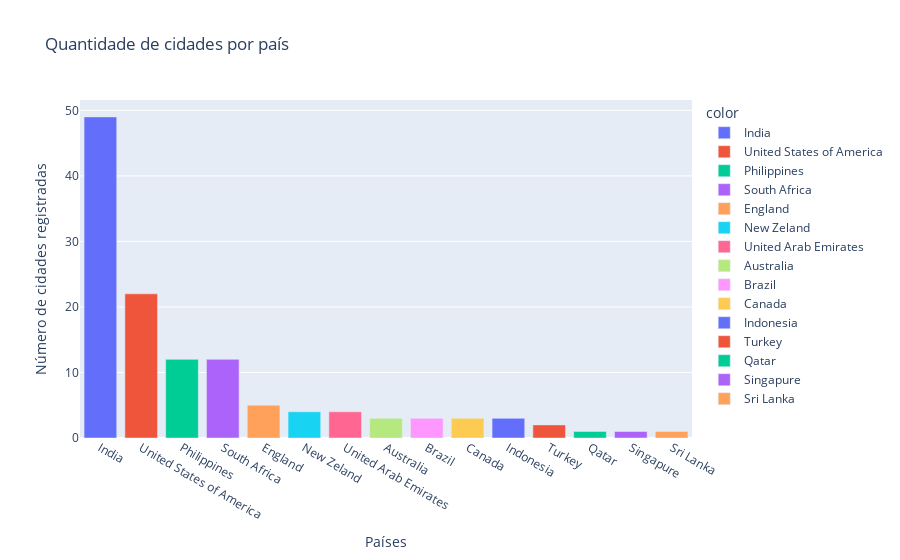

Notebook cell for this chart:
### Markdown cell above
### Quantidade de cidades por país

### Code cell
df_aux = (data[['country', 'city']]
.groupby('country')
.nunique()
.sort_values(by='city', ascending=False)
.reset_index())

fig = px.bar(x=df_aux.country, 
       y=df_aux.city,
       title='Quantidade de cidades por país',
       labels={'x':'Países', 'y':'Número de cidades registradas'},
       color=df_aux.country)
fig.show()

### Figure 1 — Plotly figure (JSON) as saved in the notebook; plotly's stock layout.template omitted (floating-point values rounded to 4 significant figures)
{"data": [{"alignmentgroup": "True", "hovertemplate": "color=India<br>Países=%{x}<br>Número de cidades registradas=%{y}<extra></extra>", "legendgroup": "India", "marker": {"color": "#636efa", "pattern": {"shape": ""}}, "name": "India", "offsetgroup": "India", "orientation": "v", "showlegend": true, "textposition": "auto", "type": "bar", "x": ["India"], "xaxis": "x", "y": [49], "yaxis": "y"}, {"alignmentgroup": "True", "hovertemplate": "color=United States of America<br>Países=%{x}<br>Número de cidades registradas=%{y}<extra></extra>", "legendgroup": "United States of America", "marker": {"color": "#EF553B", "pattern": {"shape": ""}}, "name": "United States of America", "offsetgroup": "United States of America", "orientation": "v", "showlegend": true, "textposition": "auto", "type": "bar", "x": ["United States of America"], "xaxis": "x", "y": [22], "yaxis": "y"}, {"alignmentgroup": "True", "hovertemplate": "color=Philippines<br>Países=%{x}<br>Número de cidades registradas=%{y}<extra></extra>", "legendgroup": "Philippines", "marker": {"color": "#00cc96", "pattern": {"shape": ""}}, "name": "Philippines", "offsetgroup": "Philippines", "orientation": "v", "showlegend": true, "textposition": "auto", "type": "bar", "x": ["Philippines"], "xaxis": "x", "y": [12], "yaxis": "y"}, {"alignmentgroup": "True", "hovertemplate": "color=South Africa<br>Países=%{x}<br>Número de cidades registradas=%{y}<extra></extra>", "legendgroup": "South Africa", "marker": {"color": "#ab63fa", "pattern": {"shape": ""}}, "name": "South Africa", "offsetgroup": "South Africa", "orientation": "v", "showlegend": true, "textposition": "auto", "type": "bar", "x": ["South Africa"], "xaxis": "x", "y": [12], "yaxis": "y"}, {"alignmentgroup": "True", "hovertemplate": "color=England<br>Países=%{x}<br>Número de cidades registradas=%{y}<extra></extra>", "legendgroup": "England", "marker": {"color": "#FFA15A", "pattern": {"shape": ""}}, "name": "England", "offsetgroup": "England", "orientation": "v", "showlegend": true, "textposition": "auto", "type": "bar", "x": ["England"], "xaxis": "x", "y": [5], "yaxis": "y"}, {"alignmentgroup": "True", "hovertemplate": "color=New Zeland<br>Países=%{x}<br>Número de cidades registradas=%{y}<extra></extra>", "legendgroup": "New Zeland", "marker": {"color": "#19d3f3", "pattern": {"shape": ""}}, "name": "New Zeland", "offsetgroup": "New Zeland", "orientation": "v", "showlegend": true, "textposition": "auto", "type": "bar", "x": ["New Zeland"], "xaxis": "x", "y": [4], "yaxis": "y"}, {"alignmentgroup": "True", "hovertemplate": "color=United Arab Emirates<br>Países=%{x}<br>Número de cidades registradas=%{y}<extra></extra>", "legendgroup": "United Arab Emirates", "marker": {"color": "#FF6692", "pattern": {"shape": ""}}, "name": "United Arab Emirates", "offsetgroup": "United Arab Emirates", "orientation": "v", "showlegend": true, "textposition": "auto", "type": "bar", "x": ["United Arab Emirates"], "xaxis": "x", "y": [4], "yaxis": "y"}, {"alignmentgroup": "True", "hovertemplate": "color=Australia<br>Países=%{x}<br>Número de cidades registradas=%{y}<extra></extra>", "legendgroup": "Australia", "marker": {"color": "#B6E880", "pattern": {"shape": ""}}, "name": "Australia", "offsetgroup": "Australia", "orientation": "v", "showlegend": true, "textposition": "auto", "type": "bar", "x": ["Australia"], "xaxis": "x", "y": [3], "yaxis": "y"}, {"alignmentgroup": "True", "hovertemplate": "color=Brazil<br>Países=%{x}<br>Número de cidades registradas=%{y}<extra></extra>", "legendgroup": "Brazil", "marker": {"color": "#FF97FF", "pattern": {"shape": ""}}, "name": "Brazil", "offsetgroup": "Brazil", "orientation": "v", "showlegend": true, "textposition": "auto", "type": "bar", "x": ["Brazil"], "xaxis": "x", "y": [3], "yaxis": "y"}, {"alignmentgroup": "True", "hovertemplate": "color=Canada<br>Países=%{x}<br>Número de cidades registradas=%{y}<extra></extra>", "legendgroup": "Canada", "marker": {"color": "#FECB52", "pattern": {"shape": ""}}, "name": "Canada", "offsetgroup": "Canada", "orientation": "v", "showlegend": true, "textposition": "auto", "type": "bar", "x": ["Canada"], "xaxis": "x", "y": [3], "yaxis": "y"}, {"alignmentgroup": "True", "hovertemplate": "color=Indonesia<br>Países=%{x}<br>Número de cidades registradas=%{y}<extra></extra>", "legendgroup": "Indonesia", "marker": {"color": "#636efa", "pattern": {"shape": ""}}, "name": "Indonesia", "offsetgroup": "Indonesia", "orientation": "v", "showlegend": true, "textposition": "auto", "type": "bar", "x": ["Indonesia"], "xaxis": "x", "y": [3], "yaxis": "y"}, {"alignmentgroup": "True", "hovertemplate": "color=Turkey<br>Países=%{x}<br>Número de cidades registradas=%{y}<extra></extra>", "legendgroup": "Turkey", "marker": {"color": "#EF553B", "pattern": {"shape": ""}}, "name": "Turkey", "offsetgroup": "Turkey", "orientation": "v", "showlegend": true, "textposition": "auto", "type": "bar", "x": ["Turkey"], "xaxis": "x", "y": [2], "yaxis": "y"}, {"alignmentgroup": "True", "hovertemplate": "color=Qatar<br>Países=%{x}<br>Número de cidades registradas=%{y}<extra></extra>", "legendgroup": "Qatar", "marker": {"color": "#00cc96", "pattern": {"shape": ""}}, "name": "Qatar", "offsetgroup": "Qatar", "orientation": "v", "showlegend": true, "textposition": "auto", "type": "bar", "x": ["Qatar"], "xaxis": "x", "y": [1], "yaxis": "y"}, {"alignmentgroup": "True", "hovertemplate": "color=Singapure<br>Países=%{x}<br>Número de cidades registradas=%{y}<extra></extra>", "legendgroup": "Singapure", "marker": {"color": "#ab63fa", "pattern": {"shape": ""}}, "name": "Singapure", "offsetgroup": "Singapure", "orientation": "v", "showlegend": true, "textposition": "auto", "type": "bar", "x": ["Singapure"], "xaxis": "x", "y": [1], "yaxis": "y"}, {"alignmentgroup": "True", "hovertemplate": "color=Sri Lanka<br>Países=%{x}<br>Número de cidades registradas=%{y}<extra></extra>", "legendgroup": "Sri Lanka", "marker": {"color": "#FFA15A", "pattern": {"shape": ""}}, "name": "Sri Lanka", "offsetgroup": "Sri Lanka", "orientation": "v", "showlegend": true, "textposition": "auto", "type": "bar", "x": ["Sri Lanka"], "xaxis": "x", "y": [1], "yaxis": "y"}], "layout": {"barmode": "relative", "legend": {"title": {"text": "color"}, "tracegroupgap": 0}, "title": {"text": "Quantidade de cidades por país"}, "xaxis": {"anchor": "y", "domain": [0, 1], "title": {"text": "Países"}}, "yaxis": {"anchor": "x", "domain": [0, 1], "title": {"text": "Número de cidades registradas"}}}}
